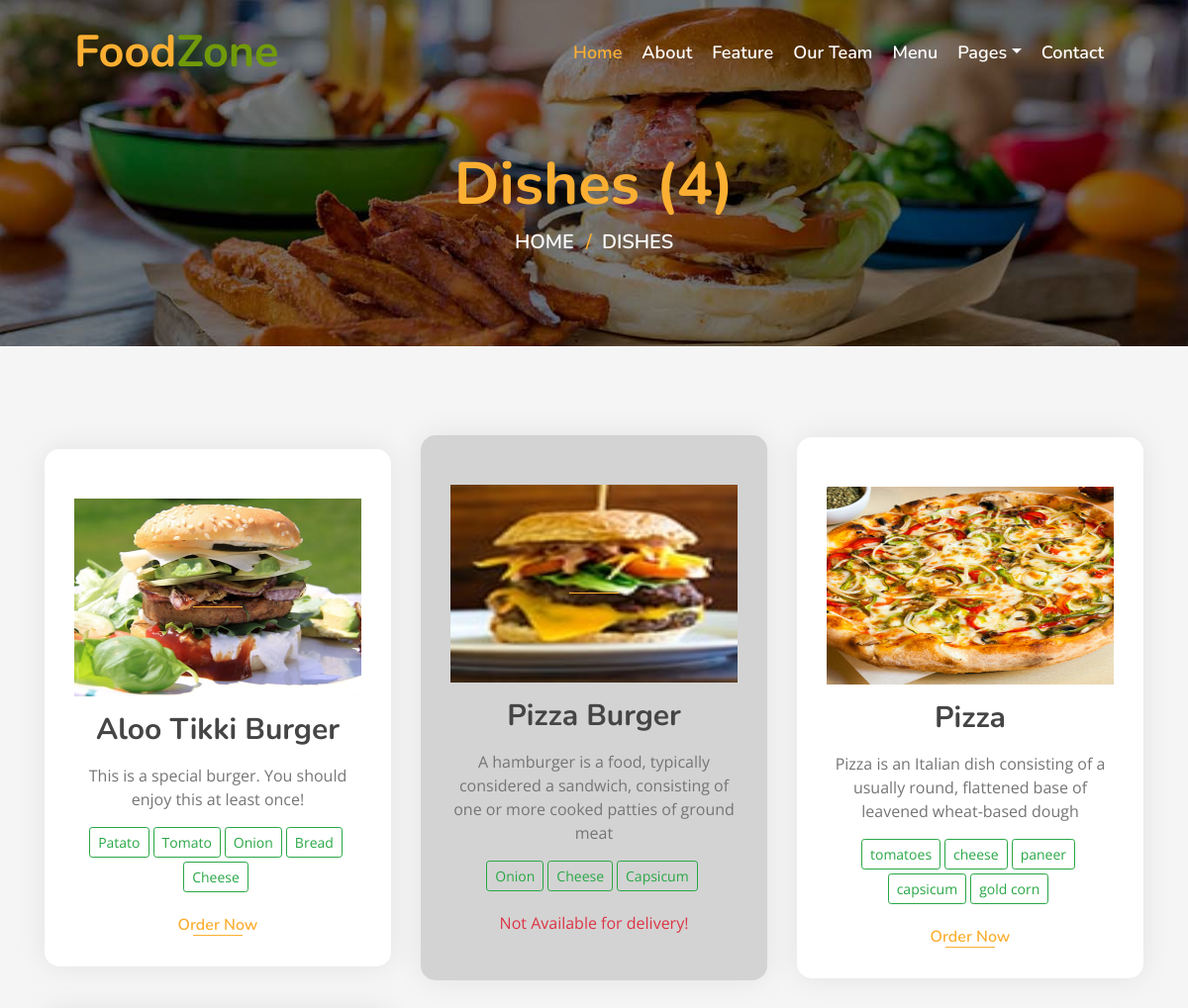
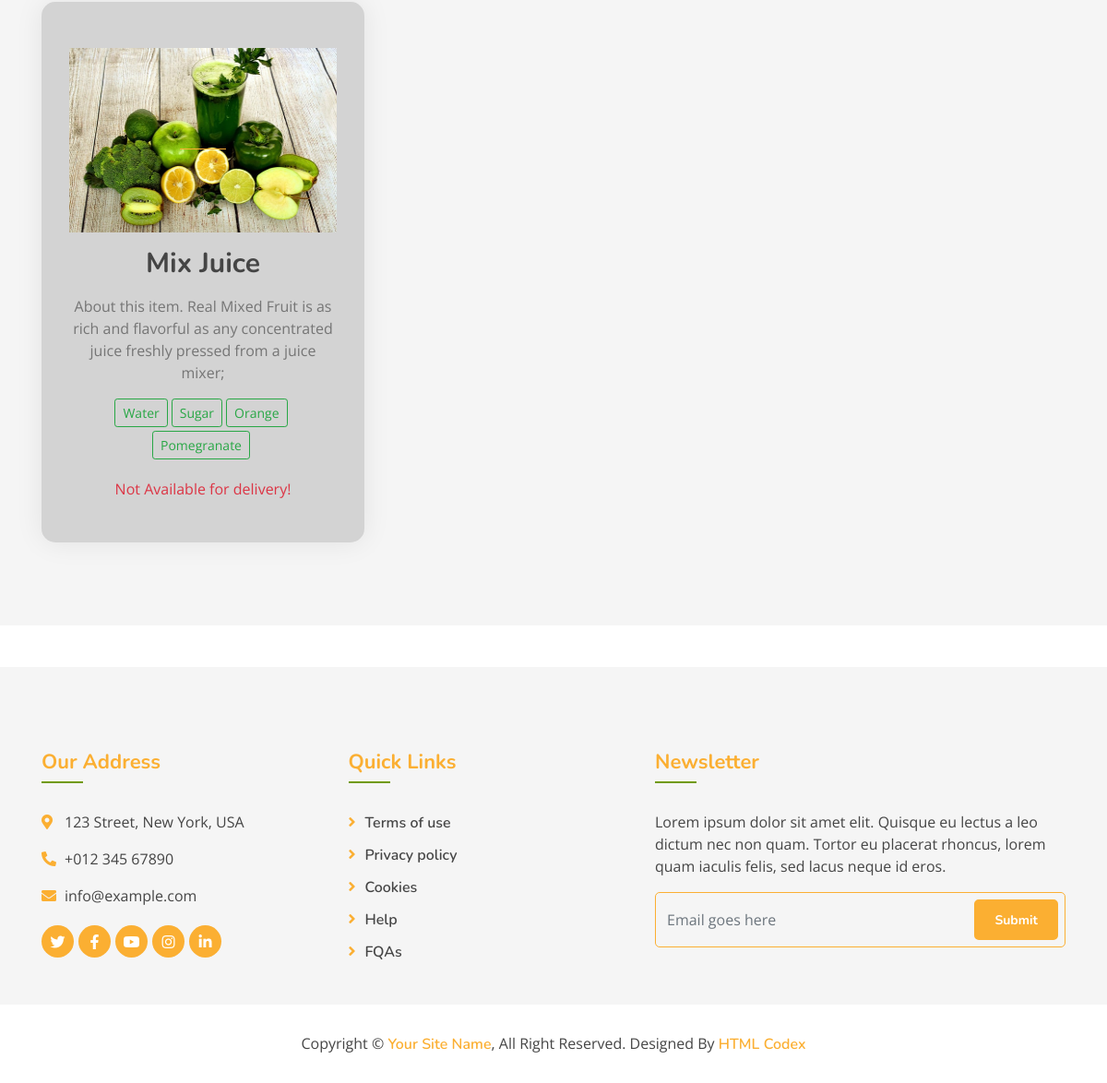
Screenshot of /dishes/ with the database file from the repository (2 pictures, top to bottom).
### myapp/models.py (models this page shows, shortened)
class Dish(models.Model):
    name = models.CharField(max_length=200, unique=True)
    image = models.ImageField(upload_to='dishes/%Y/%m/%d')
    ingredients = models.TextField()
    details = models.TextField(blank=True)
    category = models.ForeignKey(Category, on_delete=models.CASCADE)
    price = models.FloatField()
    discounted_price = models.FloatField(blank=True)
    is_available = models.BooleanField(default=True)
    added_on = models.DateTimeField(auto_now_add=True)
    updated_on = models.DateTimeField(auto_now=True)
    class Meta:
        verbose_name_plural ="Dish Table"

### myapp/views.py (the view)
# urls.py: path('dishes/',views.all_dishes,name="all_dishes"),
def all_dishes(request):
    context={}
    dishes = Dish.objects.all()
    if "q" in request.GET:
        id = request.GET.get("q")
        dishes = Dish.objects.filter(category__id=id)
        context['dish_category'] = Category.objects.get(id=id).name
    context['dishes'] = dishes
    return render(request,'all_dishes.html', context)

### template/all_dishes.html (shortened to what this page needs)
{% extends "base.html" %}
{% block content %}
<div class="page-header mb-0">
    <div class="container">
        <div class="row">
            <div class="col-12">
                <h2>{% if dish_category %} {{dish_category}} {% else %}Dishes {% endif %}({{dishes|length}})</h2>
            </div>
            <div class="col-12">
                <a href="/">Home</a>
                <a href="/dishes">Dishes</a>
            </div>
        </div>
    </div>
</div>
<div class="food mt-0">
    <div class="container">
        <div class="row align-items-center">
        {% for i in dishes %}
            <div class="col-md-4">
                {% if i.is_available %}
                <div class="food-item">
                {% else %}
                <div class="food-item" style="background-color: lightgray;">
                {% endif %}
                    <a href="/media/{{i.image}}" target="_blank"><img src="/media/{{i.image}}" style="height: 200px;width: 100%;"></a>
                    <h2 class="my-3">{{i.name}}</h2>
                    <p>
                        {{i.details}}
                    </p>
                    <p>
                    </p>
                    {% if i.is_available %}
                    <a href="">Order Now</a>
                    {% else %}
                        <p class="text-danger">Not Available for delivery!</p>
                    {% endif %}
                </div>
            </div>
        {% endfor %}
        </div>
    </div>
</div>
{% endblock %}

### static/css/style.css (style rules this page uses)
body { color: #757575; background: #ffffff; font-family: 'open sans', sans-serif; }
h1, h2, h3, h4, h5, h6 { color: #454545; font-family: 'Nunito', sans-serif; }
a { font-family: 'Nunito', sans-serif; font-weight: 600; color: #fbaf32; transition: .3s; }
.page-header { position: relative; margin-bottom: 45px; padding: 150px 0 90px 0; text-align: center; background: linear-gradient(rgba(0, 0, 0, .5), rgba(0, 0, 0, .5)), url(../img/page-header.jpg); background-position: center; background-repeat: no-repeat; background-size: cover; }
.page-header h2 { position: relative; color: #fbaf32; font-size: 60px; font-weight: 700; }
.page-header a { position: relative; padding: 0 12px; font-size: 20px; text-transform: uppercase; color: #ffffff; }
.page-header a::after { position: absolute; content: "/"; width: 8px; height: 8px; top: -1px; right: -7px; text-align: center; color: #fbaf32; }
.page-header a:last-child::after { display: none; }
.food { position: relative; width: 100%; padding: 90px 0 60px 0; margin: 45px 0; background: rgba(0, 0, 0, .04); }
.food .food-item { position: relative; width: 100%; margin-bottom: 30px; padding: 50px 30px 30px; text-align: center; background: #ffffff; border-radius: 15px; box-shadow: 0 0 30px rgba(0, 0, 0, .08); transition: .3s; }
.food .food-item h2 { font-size: 30px; font-weight: 700; }
.food .food-item a { position: relative; font-size: 16px; }
.food .food-item a::after { position: absolute; content: ""; width: 50px; height: 1px; bottom: 0; left: calc(50% - 25px); background: #fbaf32; transition: .3s; }

### rows the page displays
Dish: image (picture), name "Aloo Tikki Burger", details "This is a special burger. You should enjoy this at least once!", is_available "Order Now"
Dish: image (picture), name "Pizza Burger", details "A hamburger is a food, typically considered a sandwich, consisting of one or more cooked patties of ground meat", is_available "Not Available for delivery!"
Dish: image (picture), name "Pizza", details "Pizza is an Italian dish consisting of a usually round, flattened base of leavened wheat-based dough", is_available "Order Now"
Dish: image (picture), name "Mix Juice", details "About this item. Real Mixed Fruit is as rich and flavorful as any concentrated juice freshly pressed from a juice mixer;", is_available "Not Available for delivery!"

### other values shown
{{ dishes|length }} "4"
